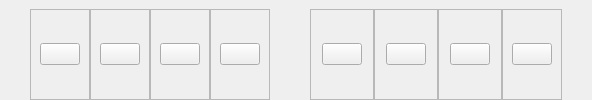
        <widget class="QWidget" name="UserControlPanelContainer" native="true">
         <layout class="QHBoxLayout" name="horizontalLayout_6">
          <property name="spacing">
           <number>0</number>
          </property>
          <property name="leftMargin">
           <number>0</number>
          </property>
          <property name="topMargin">
           <number>9</number>
          </property>
          <property name="rightMargin">
           <number>0</number>
          </property>
          <property name="bottomMargin">
           <number>0</number>
          </property>
          <item>
           <spacer name="horizontalSpacer_4">
            <property name="orientation">
             <enum>Qt::Horizontal</enum>
            </property>
            <property name="sizeType">
             <enum>QSizePolicy::Preferred</enum>
            </property>
            <property name="sizeHint" stdset="0">
             <size>
              <width>30</width>
              <height>20</height>
             </size>
            </property>
           </spacer>
          </item>
          <item>
           <widget class="QFrame" name="RumahContainer">
            <property name="frameShape">
             <enum>QFrame::StyledPanel</enum>
            </property>
            <property name="frameShadow">
             <enum>QFrame::Raised</enum>
            </property>
            <layout class="QHBoxLayout" name="horizontalLayout_15">
             <item>
              <widget class="QPushButton" name="Rumah">
               <property name="text">
                <string/>
               </property>
               <property name="icon">
                <iconset resource="AppIcons.qrc">
                 <normaloff>:/FeatherIcons/feather/home.svg</normaloff>:/FeatherIcons/feather/home.svg</iconset>
               </property>
               <property name="iconSize">
                <size>
                 <width>24</width>
                 <height>24</height>
                </size>
               </property>
               <property name="checkable">
                <bool>true</bool>
               </property>
              </widget>
             </item>
            </layout>
           </widget>
          </item>
          <item>
           <widget class="QFrame" name="KreditContainer">
            <property name="frameShape">
             <enum>QFrame::StyledPanel</enum>
            </property>
            <property name="frameShadow">
             <enum>QFrame::Raised</enum>
            </property>
            <layout class="QHBoxLayout" name="horizontalLayout_13">
             <item>
              <widget class="QPushButton" name="Kredit">
               <property name="text">
                <string/>
               </property>
               <property name="icon">
                <iconset resource="AppIcons.qrc">
                 <normaloff>:/FeatherIcons/feather/percent.svg</normaloff>:/FeatherIcons/feather/percent.svg</iconset>
               </property>
               <property name="iconSize">
                <size>
                 <width>24</width>
                 <height>24</height>
                </size>
               </property>
              </widget>
             </item>
            </layout>
           </widget>
          </item>
          <item>
           <widget class="QFrame" name="Pembelian">
            <property name="frameShape">
             <enum>QFrame::StyledPanel</enum>
            </property>
            <property name="frameShadow">
             <enum>QFrame::Raised</enum>
            </property>
            <layout class="QHBoxLayout" name="horizontalLayout_14">
             <item>
              <widget class="QPushButton" name="Beli">
               <property name="text">
                <string/>
               </property>
               <property name="icon">
                <iconset resource="AppIcons.qrc">
                 <normaloff>:/FeatherIcons/feather/shopping-cart.svg</normaloff>:/FeatherIcons/feather/shopping-cart.svg</iconset>
               </property>
               <property name="iconSize">
                <size>
                 <width>24</width>
                 <height>24</height>
                </size>
               </property>
              </widget>
             </item>
            </layout>
           </widget>
          </item>
          <item>
           <widget class="QFrame" name="BantuanContainer">
            <property name="frameShape">
             <enum>QFrame::StyledPanel</enum>
            </property>
            <property name="frameShadow">
             <enum>QFrame::Raised</enum>
            </property>
            <layout class="QHBoxLayout" name="horizontalLayout_12">
             <item>
              <widget class="QPushButton" name="Bantuan">
               <property name="text">
                <string/>
               </property>
               <property name="icon">
                <iconset resource="AppIcons.qrc">
                 <normaloff>:/FeatherIcons/feather/help-circle.svg</normaloff>:/FeatherIcons/feather/help-circle.svg</iconset>
               </property>
               <property name="iconSize">
                <size>
                 <width>24</width>
                 <height>24</height>
                </size>
               </property>
              </widget>
             </item>
            </layout>
           </widget>
          </item>
          <item>
           <spacer name="horizontalSpacer_2">
            <property name="orientation">
             <enum>Qt::Horizontal</enum>
            </property>
            <property name="sizeHint" stdset="0">
             <size>
              <width>40</width>
              <height>20</height>
             </size>
            </property>
           </spacer>
          </item>
          <item>
           <widget class="QFrame" name="PreferencesContainer">
            <property name="frameShape">
             <enum>QFrame::StyledPanel</enum>
            </property>
            <property name="frameShadow">
             <enum>QFrame::Raised</enum>
            </property>
            <layout class="QHBoxLayout" name="horizontalLayout_9">
             <property name="spacing">
              <number>7</number>
             </property>
             <property name="leftMargin">
              <number>11</number>
             </property>
             <property name="topMargin">
              <number>11</number>
             </property>
             <property name="rightMargin">
              <number>11</number>
             </property>
             <property name="bottomMargin">
              <number>11</number>
             </property>
             <item>
              <widget class="QPushButton" name="Preferences">
               <property name="text">
                <string/>
               </property>
               <property name="icon">
                <iconset resource="AppIcons.qrc">
                 <normaloff>:/FeatherIcons/feather/sliders.svg</normaloff>:/FeatherIcons/feather/sliders.svg</iconset>
               </property>
               <property name="iconSize">
                <size>
                 <width>24</width>
                 <height>24</height>
                </size>
               </property>
              </widget>
             </item>
            </layout>
           </widget>
          </item>
          <item>
           <widget class="QFrame" name="NotifcationContainer">
            <property name="frameShape">
             <enum>QFrame::StyledPanel</enum>
            </property>
            <property name="frameShadow">
             <enum>QFrame::Raised</enum>
            </property>
            <layout class="QHBoxLayout" name="horizontalLayout_8">
             <property name="spacing">
              <number>7</number>
             </property>
             <property name="leftMargin">
              <number>11</number>
             </property>
             <property name="topMargin">
              <number>11</number>
             </property>
             <property name="rightMargin">
              <number>11</number>
             </property>
             <property name="bottomMargin">
              <number>11</number>
             </property>
             <item>
              <widget class="QPushButton" name="Notifcation">
               <property name="text">
                <string/>
               </property>
               <property name="icon">
                <iconset resource="AppIcons.qrc">
                 <normaloff>:/FeatherIcons/feather/bell.svg</normaloff>:/FeatherIcons/feather/bell.svg</iconset>
               </property>
               <property name="iconSize">
                <size>
                 <width>24</width>
                 <height>24</height>
                </size>
               </property>
              </widget>
             </item>
            </layout>
           </widget>
          </item>
          <item>
           <widget class="QFrame" name="UserContainer">
            <property name="frameShape">
             <enum>QFrame::StyledPanel</enum>
            </property>
            <property name="frameShadow">
             <enum>QFrame::Raised</enum>
            </property>
            <layout class="QHBoxLayout" name="horizontalLayout_7">
             <property name="spacing">
              <number>7</number>
             </property>
             <property name="leftMargin">
              <number>11</number>
             </property>
             <property name="topMargin">
              <number>11</number>
             </property>
             <property name="rightMargin">
              <number>11</number>
             </property>
             <property name="bottomMargin">
              <number>11</number>
             </property>
             <item>
              <widget class="QPushButton" name="User">
               <property name="text">
                <string/>
               </property>
               <property name="icon">
                <iconset resource="AppIcons.qrc">
                 <normaloff>:/FeatherIcons/feather/user.svg</normaloff>:/FeatherIcons/feather/user.svg</iconset>
               </property>
               <property name="iconSize">
                <size>
                 <width>24</width>
                 <height>24</height>
                </size>
               </property>
               <property name="checkable">
                <bool>true</bool>
               </property>
              </widget>
             </item>
            </layout>
           </widget>
          </item>
          <item>
           <widget class="QFrame" name="PengaturanContainer">
            <property name="frameShape">
             <enum>QFrame::StyledPanel</enum>
            </property>
            <property name="frameShadow">
             <enum>QFrame::Raised</enum>
            </property>
            <layout class="QHBoxLayout" name="horizontalLayout_16">
             <item>
              <widget class="QPushButton" name="Pengaturan">
               <property name="text">
                <string/>
               </property>
               <property name="icon">
                <iconset resource="AppIcons.qrc">
                 <normaloff>:/FeatherIcons/feather/settings.svg</normaloff>:/FeatherIcons/feather/settings.svg</iconset>
               </property>
               <property name="iconSize">
                <size>
                 <width>24</width>
                 <height>24</height>
                </size>
               </property>
              </widget>
             </item>
            </layout>
           </widget>
          </item>
          <item>
           <spacer name="horizontalSpacer_3">
            <property name="orientation">
             <enum>Qt::Horizontal</enum>
            </property>
            <property name="sizeType">
             <enum>QSizePolicy::Preferred</enum>
            </property>
            <property name="sizeHint" stdset="0">
             <size>
              <width>30</width>
              <height>20</height>
             </size>
            </property>
           </spacer>
          </item>
         </layout>
        </widget>
